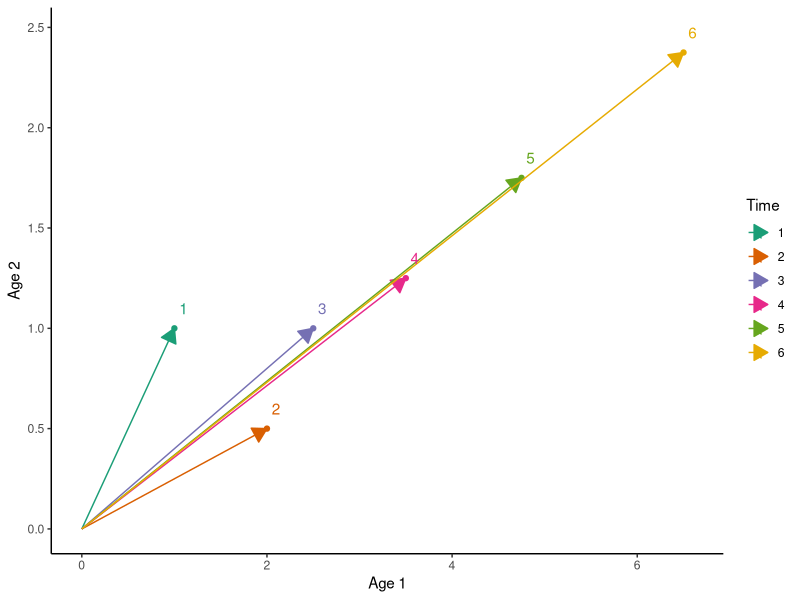
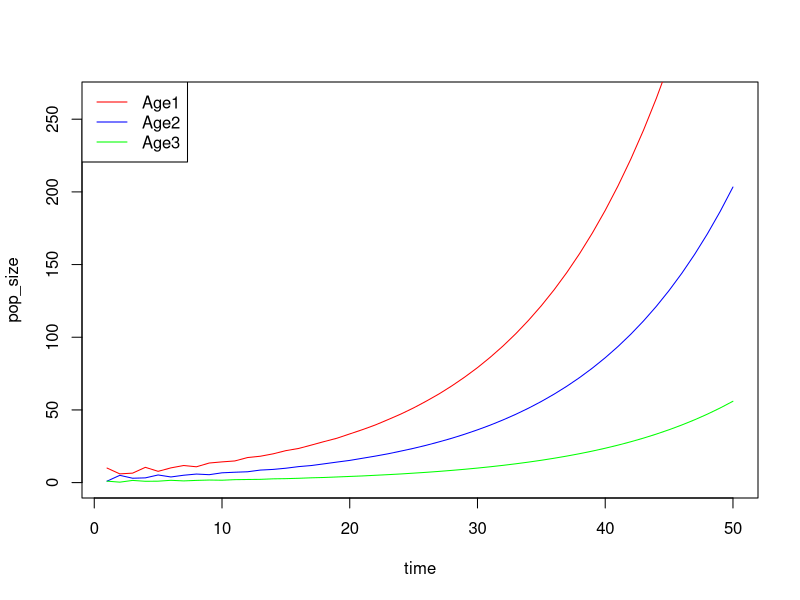
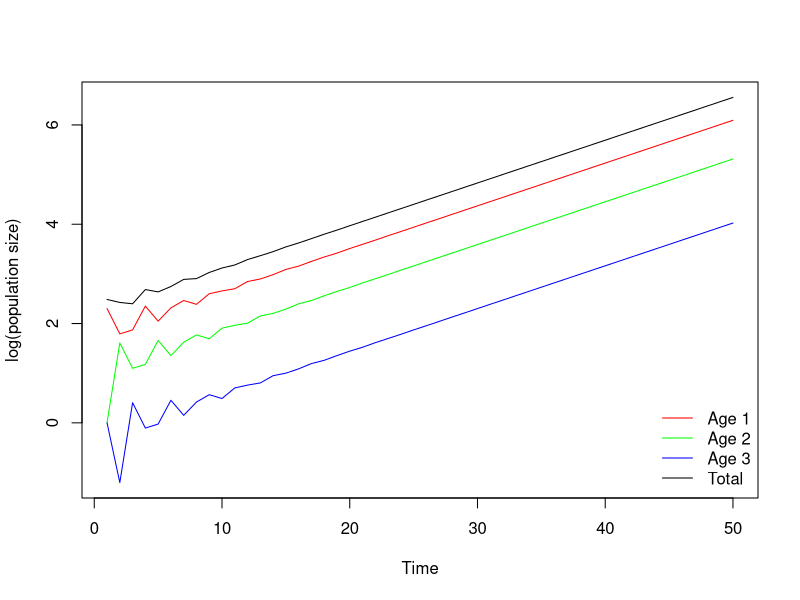

Source code (R) for these figures, in order:
## ---- chunk 1
library(ggplot2)
Time = 6
A = matrix(c(1, 1, 0.5, 0), 2, 2, byrow=T)
N = matrix(0, Time, 2)
N[1, ] = c(1, 1)
for(i in 2:Time){
  N[i, ] = A %*% N[i-1, ]
}
Data = as.data.frame(N)
Data$Time = rep(1:Time)
Data$V1.start = 0
Data$V2.start = 0

ggplot(Data, aes(x=V1, y=V2, col=as.factor(Time))) + 
  geom_point() + 
  geom_segment(aes(x=V1.start, y=V2.start, xend=V1, yend=V2), 
               arrow=arrow(type="closed", length=unit(0.4,"cm"))) + 
  geom_text(aes(x=V1+0.1, y=V2+0.1, label=Time)) + 
  scale_color_brewer("Time", type="qual", palette=2) + 
  labs(x="Age 1", y="Age 2") +  
  theme_classic()

## ---- chunk 2
### Leslie matrix and initial age classes
leslie <- matrix(data = c(0, 1, 5,
                          0.5, 0, 0,
                          0, 0.3, 0),
                      nrow = 3,
                      ncol = 3,
                      byrow = T)

N0 <- c(10, 1, 1)

### for loop and matrix algebra
time <- 50
pop_size <- data.frame(Age1 = rep(0, time),
                       Age2 = rep(0, time),
                       Age3 = rep(0, time))
pop_size[1, ] <- N0

for (i in 2:time) {
  # Matrix multiplication
  pop_size[i, ] <- leslie %*% t(pop_size[i-1, ])
}

# Total abundance
pop_size$N <- rowSums(pop_size)

head(pop_size)

plot(c(1,time), c(0,265), type = "n", xlab = "time", ylab = "pop_size")
lines(1:time , pop_size$Age1, col = "red")
lines(1:time , pop_size$Age2, col = "blue")
lines(1:time , pop_size$Age3, col = "green")
legend("topleft",
       legend = c("Age1", "Age2", "Age3"),
       col = c("red", "blue", "green"),
       lty = 1)
## ---- chunk 3
matplot(x = 1:time, y = log(pop_size[, 1:4]), type = "l", lty = 1,
        col = c("red", "green", "blue", "black"),
        xlab = "Time", ylab = "log(population size)")
legend("bottomright", c("Age 1", "Age 2", "Age 3", "Total"), bty = "n",
       lty = 1 , col = c("red", "green", "blue", "black"))
## ---- chunk 4
### Asymptotic growth rate and stable age distribution

asymptotic_growth <- pop_size$N[time]/pop_size$N[time-1]
asymptotic_growth

age_distribution <- pop_size[time, 1:3]/sum(pop_size[time, 1:3])
age_distribution

### Eigen-analysis of the Leslie matrix
EIGEN <- eigen(leslie)
EIGEN
abs(EIGEN$values[1]) # dominant eigenvalue
as.numeric(EIGEN$vectors[, 1] / sum(EIGEN$vectors[, 1])) # corresponding eigenvector
